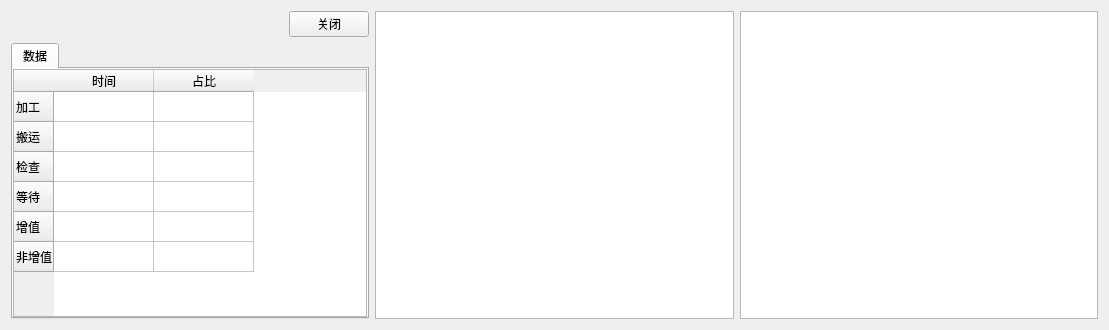
<?xml version="1.0" encoding="UTF-8"?>
<ui version="4.0">
 <class>StatView</class>
 <widget class="QWidget" name="StatView">
  <property name="geometry">
   <rect>
    <x>0</x>
    <y>0</y>
    <width>1109</width>
    <height>330</height>
   </rect>
  </property>
  <property name="windowTitle">
   <string>Form</string>
  </property>
  <layout class="QHBoxLayout" name="horizontalLayout_2">
   <item>
    <layout class="QVBoxLayout" name="verticalLayout" stretch="0,0">
     <item>
      <layout class="QHBoxLayout" name="horizontalLayout">
       <item>
        <widget class="QLabel" name="file_title">
         <property name="minimumSize">
          <size>
           <width>200</width>
           <height>0</height>
          </size>
         </property>
         <property name="text">
          <string/>
         </property>
        </widget>
       </item>
       <item>
        <spacer name="horizontalSpacer">
         <property name="orientation">
          <enum>Qt::Horizontal</enum>
         </property>
         <property name="sizeHint" stdset="0">
          <size>
           <width>40</width>
           <height>20</height>
          </size>
         </property>
        </spacer>
       </item>
       <item>
        <widget class="QPushButton" name="closeButton">
         <property name="text">
          <string>关闭</string>
         </property>
        </widget>
       </item>
      </layout>
     </item>
     <item>
      <widget class="QTabWidget" name="dataTab">
       <widget class="QWidget" name="w">
        <attribute name="title">
         <string>数据</string>
        </attribute>
        <layout class="QVBoxLayout" name="verticalLayout_2">
         <property name="spacing">
          <number>0</number>
         </property>
         <property name="leftMargin">
          <number>0</number>
         </property>
         <property name="topMargin">
          <number>0</number>
         </property>
         <property name="rightMargin">
          <number>0</number>
         </property>
         <property name="bottomMargin">
          <number>0</number>
         </property>
         <item>
          <widget class="QTableWidget" name="dataTable">
           <property name="editTriggers">
            <set>QAbstractItemView::NoEditTriggers</set>
           </property>
           <property name="selectionMode">
            <enum>QAbstractItemView::NoSelection</enum>
           </property>
           <row>
            <property name="text">
             <string>加工</string>
            </property>
           </row>
           <row>
            <property name="text">
             <string>搬运</string>
            </property>
           </row>
           <row>
            <property name="text">
             <string>检查</string>
            </property>
           </row>
           <row>
            <property name="text">
             <string>等待</string>
            </property>
           </row>
           <row>
            <property name="text">
             <string>增值</string>
            </property>
           </row>
           <row>
            <property name="text">
             <string>非增值</string>
            </property>
           </row>
           <column>
            <property name="text">
             <string>时间</string>
            </property>
           </column>
           <column>
            <property name="text">
             <string>占比</string>
            </property>
           </column>
          </widget>
         </item>
        </layout>
       </widget>
      </widget>
     </item>
    </layout>
   </item>
   <item>
    <widget class="PieView" name="pie"/>
   </item>
   <item>
    <widget class="QGraphicsView" name="graphicsView"/>
   </item>
  </layout>
 </widget>
 <customwidgets>
  <customwidget>
   <class>PieView</class>
   <extends>QGraphicsView</extends>
   <header>pwh_contrast/PieView.h</header>
  </customwidget>
 </customwidgets>
 <resources/>
 <connections/>
</ui>
